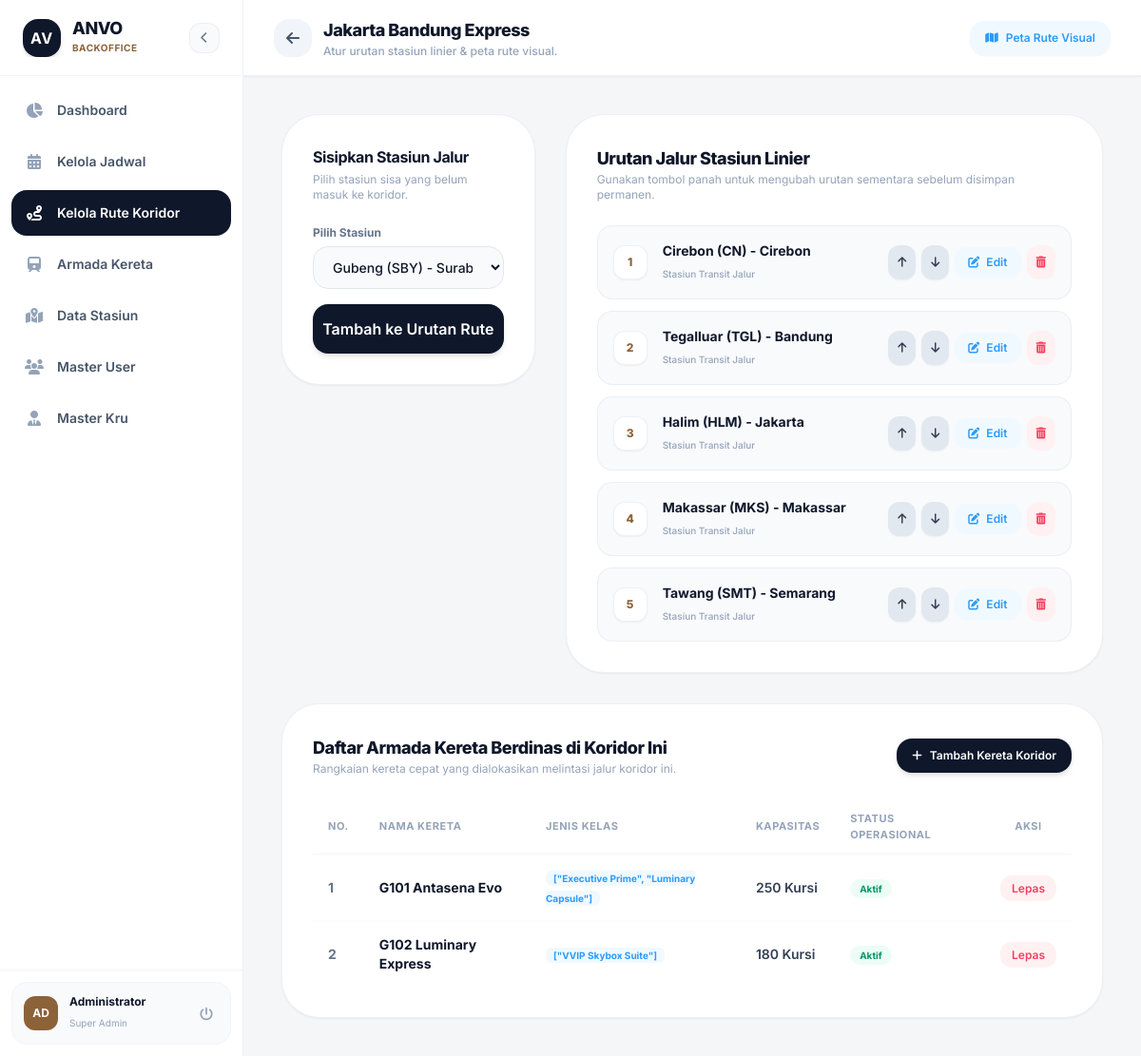
Page /public/route/detail/1 on the committed database.
### tables this page shows
CREATE TABLE `koridor` (
  `id_koridor` int(11) NOT NULL,
  `nama_koridor` varchar(100) NOT NULL,
  `keterangan` text DEFAULT NULL,
  `status_koridor` enum('Aktif','Non-Aktif') DEFAULT 'Aktif'
);

CREATE TABLE `koridor_stasiun` (
  `id_koridor_stasiun` int(11) NOT NULL,
  `id_koridor` int(11) NOT NULL,
  `nama_stasiun` varchar(120) NOT NULL,
  `urutan` int(11) DEFAULT 1
);

CREATE TABLE `kereta` (
  `id_kereta` int(11) NOT NULL,
  `id_koridor` int(11) DEFAULT NULL,
  `nama_kereta` varchar(100) NOT NULL,
  `jenis_kelas` text NOT NULL,
  `layout_kursi` text NOT NULL,
  `jenis_mesin` varchar(100) DEFAULT 'Electric Multiple Unit (EMU-Gen4)',
  `kecepatan_maksimal` int(11) DEFAULT 350,
  `status_operasional` enum('Aktif','Standby','Maintenance','Rusak','Arsip/Gudang') DEFAULT 'Aktif',
  `kapasitas_kursi` int(11) DEFAULT 100
);

### views/admin/route_detail.php (the view, shortened to what the rows shown need)
<?php
$data['active_menu'] = 'route';
require_once __DIR__ . '/../layouts/admin/header.php';
$namaKoridor = $data['koridor']['nama_koridor'] ?? 'Detail Koridor';
$idKoridor = $data['koridor']['id_koridor'] ?? '';
?>
    <div class="flex-1 flex flex-col min-w-0 relative">
        <header class="h-20 bg-white border-b border-slate-200/60 px-6 sm:px-8 flex justify-between items-center sticky top-0 z-25 shadow-sm">
            <div class="flex items-center gap-3">
                <div>
                    <h1 class="text-base sm:text-lg font-extrabold text-[#0F172A] tracking-tight"><?= htmlspecialchars($namaKoridor) ?></h1>
                    <p class="text-xs text-slate-400 font-medium">Atur urutan stasiun linier & peta rute visual.</p>
                </div>
            </div>
        </header>
        <main class="flex-1 p-6 sm:p-10 space-y-8 overflow-y-auto">
            <div class="grid grid-cols-1 lg:grid-cols-12 gap-8">
                <div class="lg:col-span-4 bg-white p-6 sm:p-8 rounded-[2.5rem] border border-slate-200/60 shadow-sm h-fit space-y-6">
                    <div>
                        <h2 class="text-base font-bold text-[#0F172A] tracking-tight mb-1">Sisipkan Stasiun Jalur</h2>
                    </div>
                </div>
                <div class="lg:col-span-8 bg-white p-6 sm:p-8 rounded-[2.5rem] border border-slate-200/60 shadow-sm space-y-6">
                    <div class="flex justify-between items-center">
                        <div>
                            <h2 class="text-base sm:text-lg font-extrabold text-[#0F172A] tracking-tight">Urutan Jalur Stasiun Linier</h2>
                        </div>
                    </div>
                    <div id="container-stasiun" class="space-y-3">
                        <?php if(empty($data['stasiun_terdaftar'])): ?>
                            <div class="py-12 text-center text-slate-400 text-sm border-2 border-dashed border-slate-100 rounded-3xl">
                                <i class="fa-solid fa-train text-3xl mb-2 text-slate-300 block"></i>
                                Belum ada stasiun dalam koridor ini.
                            </div>
                        <?php else: ?>
                            <?php foreach($data['stasiun_terdaftar'] as $index => $st): ?>
                                <div class="stasiun-row flex items-center justify-between p-4 bg-slate-50 hover:bg-slate-100/80 rounded-2xl border border-slate-200/60 transition-all" data-id="<?= $st['id_koridor_stasiun'] ?>">
                                    <div class="flex items-center gap-4">
                                        <div class="nomor-urut w-9 h-9 rounded-xl bg-white text-[#8C6239] font-extrabold flex items-center justify-center text-xs shadow-sm border border-slate-200/60">
                                            <?= $index + 1 ?>
                                        </div>
                                        <div>
                                            <span class="nama-stasiun font-bold text-[#0F172A] text-sm block"><?= $st['nama_stasiun'] ?></span>
                                            <span class="text-[10px] text-slate-400 font-medium">Stasiun Transit Jalur</span>
                                        </div>
                                    </div>
                                    <div class="flex items-center gap-1.5">
                                        <button onclick="geserItem(this, 'up')" class="p-2.5 bg-slate-200 hover:bg-[#8C6239] hover:text-white text-slate-700 rounded-xl text-xs transition-all shadow-sm" title="Geser ke Atas">
                                            <i class="fa-solid fa-arrow-up"></i>
                                        </button>
                                        <button onclick="geserItem(this, 'down')" class="p-2.5 bg-slate-200 hover:bg-[#8C6239] hover:text-white text-slate-700 rounded-xl text-xs transition-all shadow-sm" title="Geser ke Bawah">
                                            <i class="fa-solid fa-arrow-down"></i>
                                        </button>
                                        <button onclick="bukaModalEdit('<?= $st['id_koridor_stasiun'] ?>', '<?= $st['nama_stasiun'] ?>')" class="px-3.5 py-2 bg-sky-50 text-[#2B9BFB] hover:bg-[#2B9BFB] hover:text-white rounded-xl text-xs font-semibold transition-all">
                                            <i class="fa-solid fa-pen-to-square mr-1"></i> Edit
                                        </button>
                                        <a href="/anvo/public/route/hapus_stasiun/<?= $idKoridor ?>/<?= $st['id_koridor_stasiun'] ?>" onclick="return confirm('Hapus stasiun ini dari koridor?')" class="p-2.5 bg-rose-50 text-rose-500 hover:bg-rose-500 hover:text-white rounded-xl text-xs transition-all" title="Hapus">
                                            <i class="fa-solid fa-trash-can"></i>
                                        </a>
                                    </div>
                                </div>
                            <?php endforeach; ?>
                        <?php endif; ?>
                    </div>
                </div>
            </div>
            <div class="bg-white p-6 sm:p-8 rounded-[2.5rem] border border-slate-200/60 shadow-sm space-y-6">
                <div class="flex justify-between items-center">
                    <div>
                        <h2 class="text-base sm:text-lg font-extrabold text-[#0F172A] tracking-tight">Daftar Armada Kereta Berdinas di Koridor Ini</h2>
                    </div>
                </div>
                <div class="overflow-x-auto custom-scrollbar">
                    <table class="w-full text-left border-collapse">
                        <thead>
                            <tr class="border-b border-slate-100 text-[11px] uppercase text-slate-400 font-bold tracking-wider">
                                <th class="py-3 px-4">No.</th>
                                <th class="py-3 px-4">Nama Kereta</th>
                                <th class="py-3 px-4">Jenis Kelas</th>
                                <th class="py-3 px-4">Kapasitas</th>
                                <th class="py-3 px-4">Status Operasional</th>
                                <th class="py-3 px-4 text-center">Aksi</th>
                            </tr>
                        </thead>
                        <tbody class="text-sm divide-y divide-slate-50">
                            <?php if(empty($data['kereta_berdinas'])): ?>
                                <tr>
                                    <td colspan="5" class="py-8 text-center text-slate-400 font-medium text-xs">Belum ada armada kereta yang ditugaskan pada koridor ini.</td>
                                </tr>
                            <?php else: ?>
                                <?php $no=1; foreach($data['kereta_berdinas'] as $kb): ?>
                                    <tr class="hover:bg-slate-50/60 transition-colors">
                                        <td class="py-3.5 px-4 font-bold text-slate-500"><?= $no++ ?></td>
                                        <td class="py-3.5 px-4 font-bold text-[#0F172A]"><?= $kb['nama_kereta'] ?></td>
                                        <td class="py-3.5 px-4"><span class="text-[10px] bg-sky-50 text-[#2B9BFB] px-2 py-0.5 rounded-md font-bold"><?= $kb['jenis_kelas'] ?></span></td>
                                        <td class="py-3.5 px-4 font-semibold text-slate-700"><?= $kb['kapasitas_kursi'] ?? 500 ?> Kursi</td>
                                        <td class="py-3.5 px-4">
                                            <span class="text-[10px] px-2.5 py-1 rounded-full font-bold <?= ($kb['status_operasional'] == 'Aktif') ? 'bg-emerald-50 text-emerald-600' : 'bg-amber-50 text-amber-600' ?>">
                                                <?= $kb['status_operasional'] ?>
                                            </span>
                                        </td>
                                        <td class="py-3.5 px-4 text-center">
                                            <a href="/anvo/public/route/lepas_kereta_koridor/<?= $idKoridor ?>/<?= $kb['id_kereta'] ?>" onclick="return confirm('Kembalikan armada ini ke Pool (lepas dari koridor)?')" class="px-3 py-1.5 bg-rose-50 text-rose-500 hover:bg-rose-500 hover:text-white rounded-xl text-xs font-semibold transition-all">
                                                Lepas
                                            </a>
                                        </td>
                                    </tr>
                                <?php endforeach; ?>
                            <?php endif; ?>
                        </tbody>
                    </table>
                </div>
            </div>
        </main>
    </div>
<?php require_once __DIR__ . '/../layouts/admin/footer.php'; ?>

### rows in the picture
koridor: nama_koridor "Jakarta Bandung Express"
koridor_stasiun: nama_stasiun "Cirebon (CN) - Cirebon"
koridor_stasiun: nama_stasiun "Tegalluar (TGL) - Bandung"
koridor_stasiun: nama_stasiun "Halim (HLM) - Jakarta"
koridor_stasiun: nama_stasiun "Makassar (MKS) - Makassar"
koridor_stasiun: nama_stasiun "Tawang (SMT) - Semarang"
kereta: nama_kereta "G101 Antasena Evo", jenis_kelas "[\"Executive Prime\", \"Luminary Capsule\"]", kapasitas_kursi "250", status_operasional "Aktif"
kereta: nama_kereta "G102 Luminary Express", jenis_kelas "[\"VVIP Skybox Suite\"]", kapasitas_kursi "180", status_operasional "Aktif"

### other values in the picture
form field nama_stasiun "Gubeng (SBY) - Surabaya"
